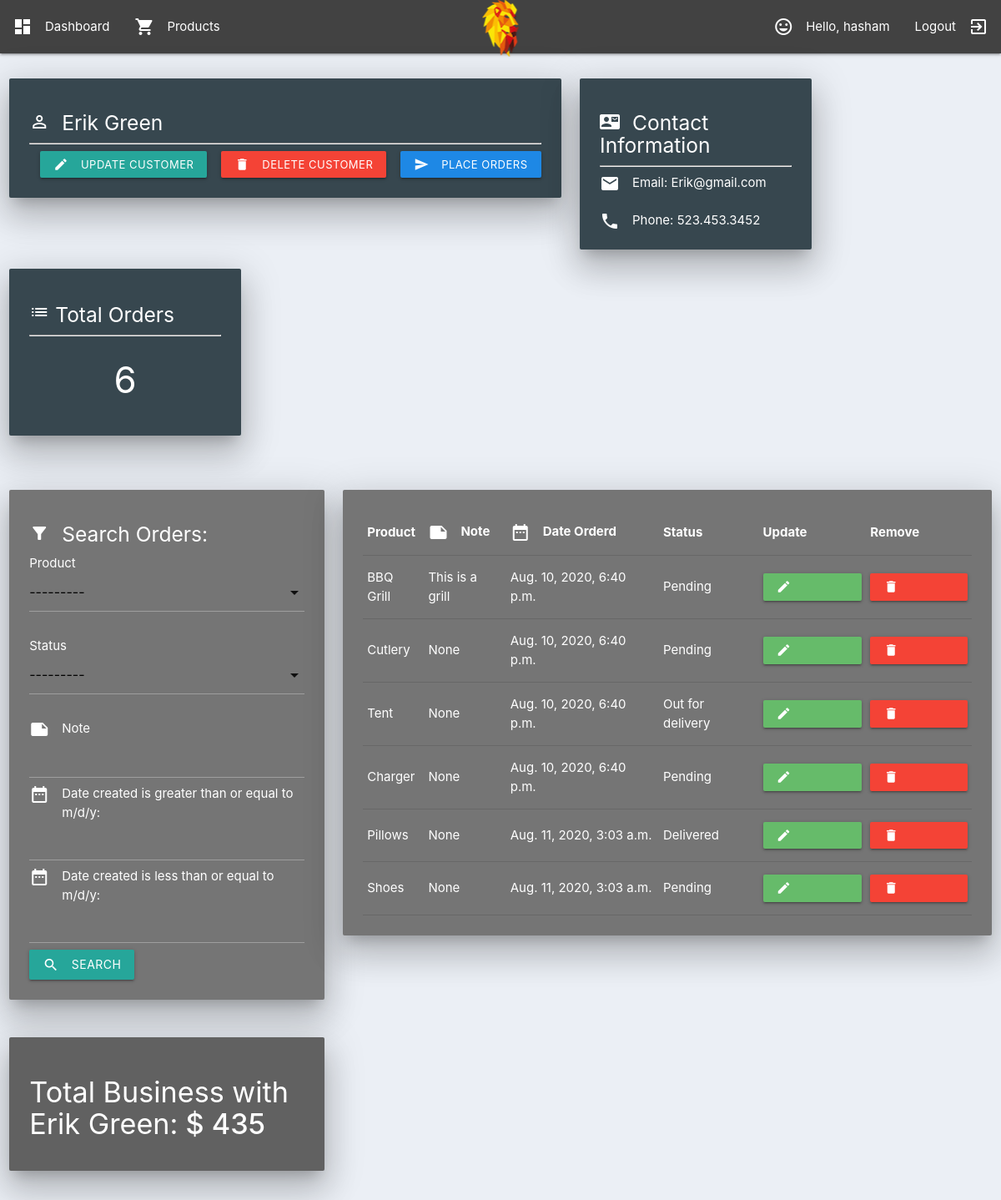
/customer/5/ (signed in), run on the app's committed database.
### accounts/models.py (models this page shows, shortened)
class Customer(models.Model):
	user = models.OneToOneField(User, null=True, blank=True, on_delete=models.CASCADE)
	name = models.CharField(max_length=200, null=True)
	phone = models.CharField(max_length=200, null=True)
	email = models.CharField(max_length=200, null=True)
	profile_pic = models.ImageField(null=True, blank=True)
	date_created = models.DateTimeField(auto_now_add=True, null=True)

class Order(models.Model):
	STATUS = (
			('Pending', 'Pending'),
			('Out for delivery', 'Out for delivery'),
			('Delivered', 'Delivered'),
			)
	customer = models.ForeignKey(Customer, null=True, on_delete= models.SET_NULL)
	product = models.ForeignKey(Product, null=True, on_delete= models.SET_NULL)
	date_created = models.DateTimeField(auto_now_add=True, null=True)
	status = models.CharField(max_length=200, null=True, choices=STATUS)
	note = models.CharField(max_length=1000, null=True)

class Product(models.Model):
	CATEGORY = (
			('Indoor', 'Indoor'),
			('Out Door', 'Out Door'),
			)
	name = models.CharField(max_length=200, null=True)
	price = models.FloatField(null=True)
	category = models.CharField(max_length=200, null=True, choices=CATEGORY)
	description = models.CharField(max_length=200, null=True, blank=True)
	date_created = models.DateTimeField(auto_now_add=True, null=True)
	tags = models.ManyToManyField(Tag)
	def __str__(self):
		return self.name

### accounts/decorators.py (the view)
		def wrapper_func(request, *args, **kwargs):
			group = None
			if request.user.groups.exists():
				group = request.user.groups.all()[0].name
			if group in allowed_roles:
				return view_func(request, *args, **kwargs)
			else:
				return HttpResponse('You are not authorized to view this page')

### accounts/views.py (called while the page is built)
@login_required(login_url='login')
@allowed_users(allowed_roles=['admin'])
def customer(request, pk_test):
	customer = Customer.objects.get(id=pk_test)
	totalprice=0
	orders = customer.order_set.all()
	for i in orders:
		totalprice=totalprice+int(i.product.price)
	order_count = orders.count()
	myFilter = OrderFilter(request.GET, queryset=orders)
	orders = myFilter.qs
	context = {'customer':customer, 'orders':orders, 'order_count':order_count,
	'myFilter':myFilter,'totalprice':totalprice}
	return render(request, 'accounts/customer.html',context)

### accounts/templates/accounts/customer.html (shortened to what this page needs)
{%  extends 'accounts/main.html' %}
{% block content %}
<br>
<div class="row">
	<div class="col">
		<div class="card blue-grey darken-3 z-depth-5">
			<div class="card-content white-text">
				<h5><i class="material-icons left">person_outline</i>{{customer.name}}</h5>
				<hr>
				&nbsp;&nbsp;&nbsp;<a class="btn btn-small waves-effect" href="{% url 'update_customer' customer.id %}"><i class="material-icons left">edit</i>Update Customer</a>&nbsp;&nbsp;&nbsp;
				<a class="btn btn-small waves-effect red" href="{% url 'delete_customer' customer.id %}"><i class="material-icons left">delete</i>Delete Customer</a>&nbsp;&nbsp;&nbsp;
				<a class="btn btn-small waves-effect blue darken-1" href="{% url 'create_order' customer.id %}"><i class="material-icons left">send</i>Place Orders</a>
			</div>
		</div>
	</div>
	<div class="col s12 m3">
		<div class="card blue-grey darken-3 z-depth-5">
			<div class="card-content white-text">
				<h5><i class="material-icons left">contact_mail</i> Contact Information</h5>
				<hr>
				<p><i class="material-icons left">email</i>Email: {{customer.email}}</p>
				<br>
				<p><i class="material-icons left">phone</i> Phone: {{customer.phone}}</p>
			</div>
		</div>
	</div>
	<div class="col s12 m3 ">
		<div class="card blue-grey darken-3 z-depth-5">
			<div class="card-content white-text">
				<h5><i class="material-icons">list</i> Total Orders</h5>
				<hr>
				<h3 style="text-align: center">{{order_count}}</h3>
			</div>
		</div>
	</div>
</div>
<br>
<div class="row">
	<div class="col s12 m4">
		<div class="card grey darken-1 z-depth-5">
			<div class="card-content white-text">
				<form method="get">
					<div class="form-group">
						<h5><i class="material-icons left">filter_alt</i>Search Orders:</h5>
						<p>Product</p>
						<br>
						<p>Status</p>
						<br>
						<p><i class="material-icons left">note</i>Note</p>
							{{myFilter.form.note}}
						<br>
						<p><i class="material-icons left">date_range</i>Date created is greater than or equal to m/d/y:</p>
							{{myFilter.form.start_date}}
						<br>
						<p><i class="material-icons left">date_range</i>Date created is less than or equal to m/d/y:</p>
							{{myFilter.form.end_date}}
			    		<button class="btn btn-primary" type="submit"><i class="material-icons left">search</i>Search
						</button>
					</div>
		 		 </form>
			</div>
		</div>
		<br>
		<div class="card grey darken-2 z-depth-5">
			<div class="card-content white-text">
				<h4>Total Business with {{customer.name}}:<strong> $ {{totalprice}}</strong></h4>
			</div>
		</div>
	</div>
	<div class="col s12 m8">
		<div class="card grey darken-1 z-depth-5">
			<div class="card-content white-text">
				<div class="card-body">
					<table class="table table-sm">
						<tr>
							<th>Product</th>
							<th><i class="material-icons left">note</i>Note</th>
							<th><i class="material-icons left">date_range</i>Date Orderd</th>
							<th>Status</th>
							<th>Update</th>
							<th>Remove</th>
						</tr>
						{% for order in orders %}
						<tr>
							<td>{{order.product}}</td>
							<td>{{order.note}}</td>
							<td>{{order.date_created}}</td>
							<td>{{order.status}}</td>
							<td><a class=" waves-effect btn-small green lighten-1" href="{% url 'update_order' order.id %}"><i class="material-icons left">edit</i>Update</a></td>
							<td><a class="waves-effect btn-small red" href="{% url 'delete_order' order.id %}"><i class="material-icons left">delete</i>Delete</a></td>
						</tr>
						{% endfor %}
					</table>
				</div>
			</div>
		</div>
	</div>
</div>
{% endblock %}

### accounts/templates/accounts/navbar.html (shortened to what this page needs)
{% load static %}
<nav class="grey darken-3">
  <div class="nav-wrapper">
    <a href="{% url 'home' %}" class="brand-logo center"><img src="{% static 'images/logo.png' %}"></a>
    <ul class="left hide-on-med-and-down">
      {% if request.user.is_staff %}
      <li>
        <a href="{% url 'home' %}"><i class="material-icons left">dashboard</i>Dashboard</a>
      </li>
      <li>
        <a href="{% url 'products' %}"><i class="material-icons left">shopping_cart</i>Products</a>
      </li>
      {% else %}
      <li>
        <a class="nav-link" href="{% url 'account' %}"><i class="material-icons left">settings</i> Settings</a>
      </li>
      {% endif %}
    </ul>
    <ul class="right hide-on-med-and-down">
      <li>
        <a class="nav-link" href="{% url 'account' %}"><i class="material-icons left">mood</i> Hello, {{request.user}}</a>
      </li>
      <li>
        <a class="nav-link" href="{% url 'logout' %}"><i class="material-icons right">exit_to_app</i>Logout</a>
      </li>
    </ul>
  </div>
</nav>

### static/css/main.css (style rules this page uses)
body { background-color: #ebeff5; }

### data on the page
Customer: name "Erik Green", email "Erik@gmail.com", phone "523.453.3452"
Order: product "BBQ Grill", note "This is a grill", date_created "Aug. 10, 2020, 6:40 p.m.", status "Pending"
Order: product "Cutlery", note "None", date_created "Aug. 10, 2020, 6:40 p.m.", status "Pending"
Order: product "Tent", note "None", date_created "Aug. 10, 2020, 6:40 p.m.", status "Out for delivery"
Order: product "Charger", note "None", date_created "Aug. 10, 2020, 6:40 p.m.", status "Pending"
Order: product "Pillows", note "None", date_created "Aug. 11, 2020, 3:03 a.m.", status "Delivered"
Order: product "Shoes", note "None", date_created "Aug. 11, 2020, 3:03 a.m.", status "Pending"

### other printed values
{{ request.user }} "hasham"
{{ order_count }} "6"
{{ totalprice }} "435"
